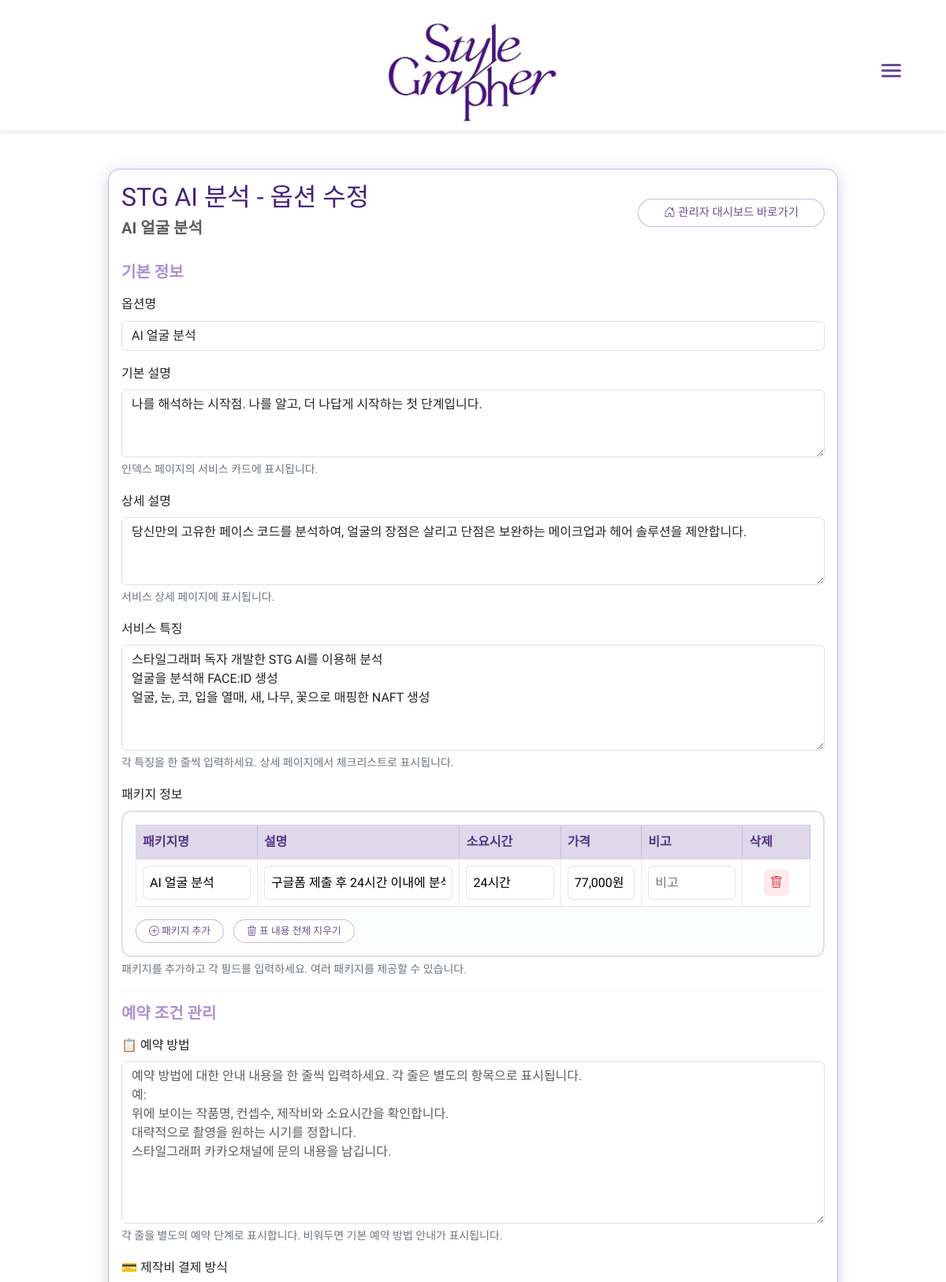
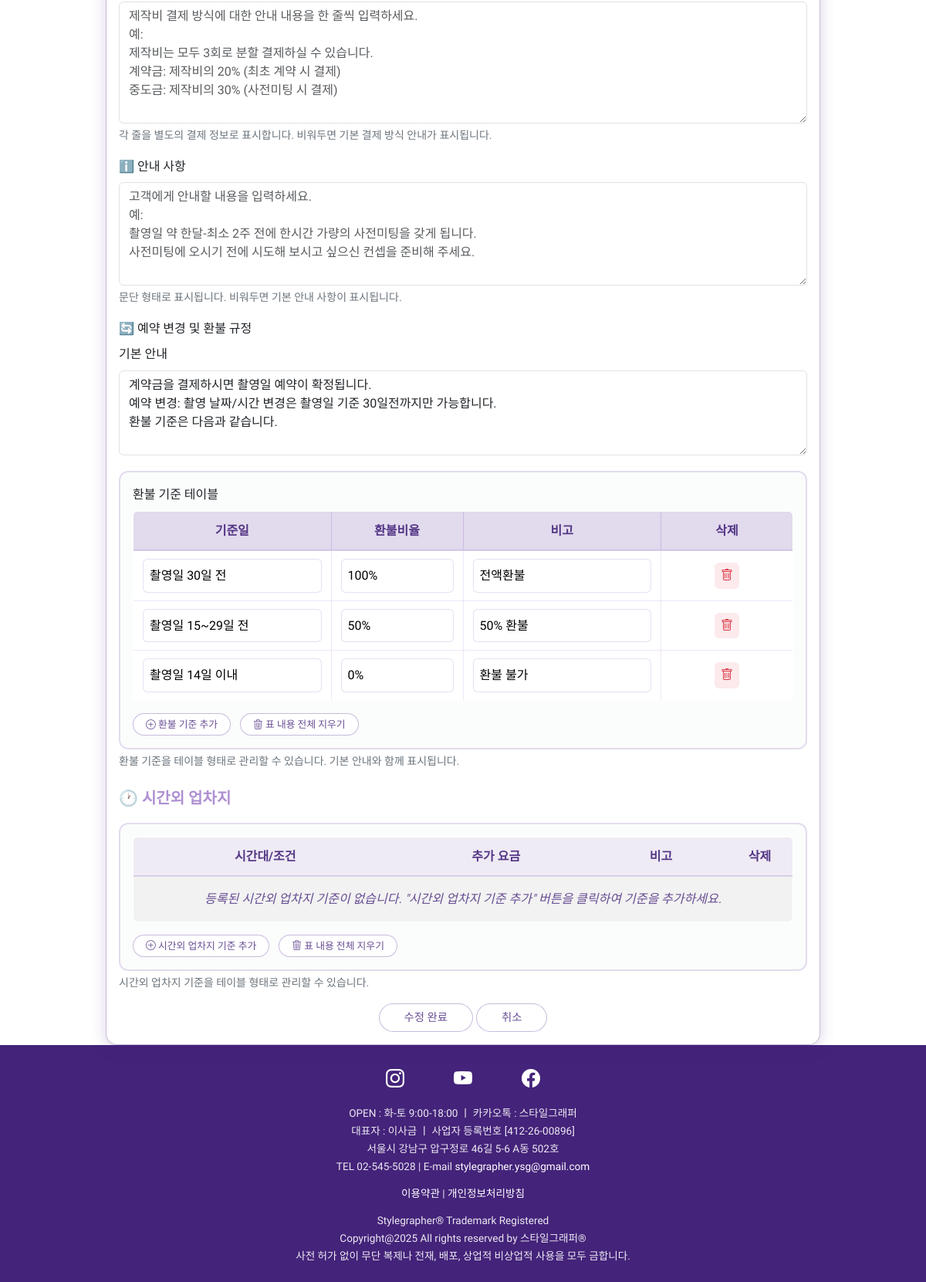
/admin/services/options/1/edit (signed in), run on the app's committed database (2 pictures, top to bottom).
### models.py (models this page shows)
class Service(db.Model):
    id = db.Column(db.Integer, primary_key=True)
    name = db.Column(db.String(100), nullable=False)
    description = db.Column(db.Text, nullable=False)
    category = db.Column(db.String(50))
    details = db.Column(db.Text)  # JSON 형식으로 저장
    packages = db.Column(db.Text)  # JSON 형식으로 저장

class ServiceOption(db.Model):
    id = db.Column(db.Integer, primary_key=True)
    service_id = db.Column(db.Integer, db.ForeignKey('service.id'), nullable=False)
    name = db.Column(db.String(100), nullable=False)
    description = db.Column(db.Text)  # 기본 설명 - index page 카드에 표시
    detailed_description = db.Column(db.Text)  # 상세 설명 - 서비스 상세 페이지에 표시
    details = db.Column(db.Text)  # JSON 형식으로 저장 (상세 내용 리스트)
    packages = db.Column(db.Text)  # JSON 형식으로 저장 (패키지 및 가격 정보)
    booking_method = db.Column(db.Text)  # 예약 방법
    payment_info = db.Column(db.Text)  # 제작비 결제 방식
    guide_info = db.Column(db.Text)  # 안내 사항
    refund_policy = db.Column(db.Text)  # 예약 변경 및 환불 규정 (구 버전 호환용)
    refund_policy_text = db.Column(db.Text)  # 환불 규정 기본 안내
    refund_policy_table = db.Column(db.Text)  # 환불 규정 테이블 데이터
    overtime_charge_table = db.Column(db.Text)  # 시간외 업차지 테이블 데이터
    service = db.relationship('Service', backref=db.backref('options', lazy=True, cascade="all, delete-orphan"))

### routes/admin.py (the view, shortened to what this page needs)
@admin.route('/services/options/<int:option_id>/edit', methods=['GET', 'POST'])
@login_required
def edit_option(option_id):
    option = ServiceOption.query.get_or_404(option_id)
    details_text = ''
    if option.details:
        try:
            details_list = json.loads(option.details)
            details_text = '\n'.join(details_list)
        except:
            details_text = option.details
    packages_text = ''
    if option.packages:
        try:
            packages_list = json.loads(option.packages)
            packages_lines = []
            for package in packages_list:
                line = f"{package.get('name', '')}|{package.get('description', '')}|{package.get('duration', '')}|{package.get('price', '')}|{package.get('notes', '')}"
                packages_lines.append(line)
            packages_text = '\n'.join(packages_lines)
        except:
            packages_text = option.packages
    return render_template('admin/edit_option.html',
                         option=option,
                         details_text=details_text,
                         packages_text=packages_text)

### templates/admin/edit_option.html (shortened to what this page needs)
{% extends "base.html" %}
{% block content %}
<div class="container mt-5">
    <div class="row justify-content-center">
        <div class="col-md-10">
            <div class="card">
                <div class="card-body">
                    <div class="d-flex justify-content-between align-items-center mb-4">
                        <div>
                            <h2 class="card-title">{{ option.service.name }} - 옵션 수정</h2>
                            <h5 class="text-muted">{{ option.name }}</h5>
                        </div>
                        <a href="{{ url_for('admin.dashboard') }}" class="btn btn-outline-primary">
                            <i class="bi bi-house-door"></i> 관리자 대시보드 바로가기
                        </a>
                    </div>
                    <form method="POST">
                        <h5 class="mb-3">기본 정보</h5>
                        <div class="mb-3">
                            <label for="name" class="form-label">옵션명</label>
                            <input type="text" class="form-control" id="name" name="name"
                                   value="{{ option.name }}" required>
                        </div>
                        <div class="mb-3">
                            <label for="description" class="form-label">기본 설명</label>
                            <textarea class="form-control" id="description" name="description" rows="3"
                                      placeholder="인덱스 페이지 카드에 표시될 기본 설명을 입력하세요">{{ option.description or '' }}</textarea>
                            <div class="form-text">인덱스 페이지의 서비스 카드에 표시됩니다.</div>
                        </div>
                        <div class="mb-3">
                            <label for="detailed_description" class="form-label">상세 설명</label>
                            <textarea class="form-control" id="detailed_description" name="detailed_description" rows="3"
                                      placeholder="서비스 상세 페이지에 표시될 자세한 설명을 입력하세요">{{ option.detailed_description or '' }}</textarea>
                            <div class="form-text">서비스 상세 페이지에 표시됩니다.</div>
                        </div>
                        <div class="mb-3">
                            <label for="details" class="form-label">서비스 특징</label>
                            <textarea class="form-control" id="details" name="details" rows="5"
                                      placeholder="각 특징을 한 줄씩 입력하세요&#10;예:&#10;전문 포토그래퍼의 1:1 촬영&#10;헤어메이크업 서비스 포함&#10;온라인 갤러리 제공">{{ details_text or '' }}</textarea>
                            <div class="form-text">각 특징을 한 줄씩 입력하세요. 상세 페이지에서 체크리스트로 표시됩니다.</div>
                        </div>
                        <div class="mb-3">
                            <label class="form-label">패키지 정보</label>
                            <div class="packages-table-container">
                                <table class="table table-bordered packages-table" id="packagesTable">
                                    <thead class="table-light">
                                        <tr>
                                            <th style="width: 18%">패키지명</th>
                                            <th style="width: 30%">설명</th>
                                            <th style="width: 15%">소요시간</th>
                                            <th style="width: 12%">가격</th>
                                            <th style="width: 15%">비고</th>
                                            <th style="width: 10%">삭제</th>
                                        </tr>
                                    </thead>
                                    <tbody id="packagesTableBody">
                                    </tbody>
                                </table>
                                <button type="button" class="btn btn-outline-primary btn-sm" onclick="addPackageRow()">
                                    <i class="bi bi-plus-circle"></i> 패키지 추가
                                </button>
                                <button type="button" class="btn btn-outline-danger btn-sm ms-2" onclick="clearAllPackages()">
                                    <i class="bi bi-trash3"></i> 표 내용 전체 지우기
                                </button>
                            </div>
                            <div class="form-text">패키지를 추가하고 각 필드를 입력하세요. 여러 패키지를 제공할 수 있습니다.</div>
                        </div>
                        <hr>
                        <h5 class="mb-3" id="booking-conditions">예약 조건 관리</h5>
                        <div class="mb-3">
                            <label for="booking_method" class="form-label">📋 예약 방법</label>
                            <textarea class="form-control" id="booking_method" name="booking_method" rows="8"
                                      placeholder="예약 방법에 대한 안내 내용을 한 줄씩 입력하세요. 각 줄은 별도의 항목으로 표시됩니다.&#10;예:&#10;위에 보이는 작품명, 컨셉수, 제작비와 소요시간을 확인합니다.&#10;대략적으로 촬영을 원하는 시기를 정합니다.&#10;스타일그래퍼 카카오채널에 문의 내용을 남깁니다.">{{ option.booking_method or '' }}</textarea>
                            <div class="form-text">각 줄을 별도의 예약 단계로 표시합니다. 비워두면 기본 예약 방법 안내가 표시됩니다.</div>
                        </div>
                        <div class="mb-3">
                            <label for="payment_info" class="form-label">💳 제작비 결제 방식</label>
                            <textarea class="form-control" id="payment_info" name="payment_info" rows="6"
                                      placeholder="제작비 결제 방식에 대한 안내 내용을 한 줄씩 입력하세요.&#10;예:&#10;제작비는 모두 3회로 분할 결제하실 수 있습니다.&#10;계약금: 제작비의 20% (최초 계약 시 결제)&#10;중도금: 제작비의 30% (사전미팅 시 결제)">{{ option.payment_info or '' }}</textarea>
                            <div class="form-text">각 줄을 별도의 결제 정보로 표시합니다. 비워두면 기본 결제 방식 안내가 표시됩니다.</div>
                        </div>
                        <div class="mb-3">
                            <label for="guide_info" class="form-label">ℹ️ 안내 사항</label>
                            <textarea class="form-control" id="guide_info" name="guide_info" rows="5"
                                      placeholder="고객에게 안내할 내용을 입력하세요.&#10;예:&#10;촬영일 약 한달-최소 2주 전에 한시간 가량의 사전미팅을 갖게 됩니다.&#10;사전미팅에 오시기 전에 시도해 보시고 싶으신 컨셉을 준비해 주세요.">{{ option.guide_info or '' }}</textarea>
                            <div class="form-text">문단 형태로 표시됩니다. 비워두면 기본 안내 사항이 표시됩니다.</div>
                        </div>
                        <div class="mb-4">
                            <label class="form-label">🔄 예약 변경 및 환불 규정</label>
                            <div class="mb-3">
                                <label for="refund_policy_text" class="form-label">기본 안내</label>
                                <textarea class="form-control" id="refund_policy_text" name="refund_policy_text" rows="4"
                                          placeholder="환불 규정에 대한 기본 안내를 한 줄씩 입력하세요.&#10;예:&#10;계약금을 결제하시면 촬영일 예약이 확정됩니다.&#10;예약 변경: 촬영 날짜/시간 변경은 촬영일 기준 30일전까지만 가능합니다.">{{ option.refund_policy_text or '' }}</textarea>
                            </div>
                            <div class="refund-table-container">
                                <label class="form-label">환불 기준 테이블</label>
                                <table class="table table-bordered refund-table" id="refundTable">
                                    <thead class="table-light">
                                        <tr>
                                            <th style="width: 30%">기준일</th>
                                            <th style="width: 20%">환불비율</th>
                                            <th style="width: 30%">비고</th>
                                            <th style="width: 20%">삭제</th>
                                        </tr>
                                    </thead>
                                    <tbody id="refundTableBody">
                                    </tbody>
                                </table>
                                <button type="button" class="btn btn-outline-primary btn-sm" onclick="addRefundRow()">
                                    <i class="bi bi-plus-circle"></i> 환불 기준 추가
                                </button>
                                <button type="button" class="btn btn-outline-danger btn-sm ms-2" onclick="clearAllRefundRules()">
                                    <i class="bi bi-trash3"></i> 표 내용 전체 지우기
                                </button>
                            </div>
                            <div class="form-text">환불 기준을 테이블 형태로 관리할 수 있습니다. 기본 안내와 함께 표시됩니다.</div>
                        </div>
                        <div class="mb-3">
                            <h5 class="form-label">🕐 시간외 업차지</h5>
                            <div class="overtime-charge-table-container">
                                <table class="table table-striped overtime-charge-table">
                                    <thead>
                                        <tr>
                                            <th style="width: 40%">시간대/조건</th>
                                            <th style="width: 30%">추가 요금</th>
                                            <th style="width: 20%">비고</th>
                                            <th style="width: 10%">삭제</th>
                                        </tr>
                                    </thead>
                                    <tbody id="overtimeChargeTableBody">
                                    </tbody>
                                </table>
                                <button type="button" class="btn btn-outline-primary btn-sm" onclick="addOvertimeChargeRow()">
                                    <i class="bi bi-plus-circle"></i> 시간외 업차지 기준 추가
                                </button>
                                <button type="button" class="btn btn-outline-danger btn-sm ms-2" onclick="clearAllOvertimeChargeRules()">
                                    <i class="bi bi-trash3"></i> 표 내용 전체 지우기
                                </button>
                            </div>
                            <div class="form-text">시간외 업차지 기준을 테이블 형태로 관리할 수 있습니다.</div>
                        </div>
                        <div class="text-center">
                            <button type="submit" class="btn btn-primary">수정 완료</button>
                            <a href="{{ url_for('admin.list_options', service_id=option.service_id) }}"
                               class="btn btn-secondary">취소</a>
                        </div>
                    </form>
                </div>
            </div>
        </div>
    </div>
</div>
<link rel="stylesheet" href="https://cdn.jsdelivr.net/npm/bootstrap-icons@1.7.2/font/bootstrap-icons.css">
{% endblock %}

### data on the page
Service: service.name "STG AI 분석"
ServiceOption: name "AI 얼굴 분석", description "나를 해석하는 시작점. 나를 알고, 더 나답게 시작하는 첫 단계입니다.", detailed_description "당신만의 고유한 페이스 코드를 분석하여, 얼굴의 장점은 살리고 단점은 보완하는 메이크업과 헤어 솔루션을 제안합니다.", refund_policy_text "계약금을 결제하시면 촬영일 예약이 확정됩니다. 예약 변경: 촬영 날짜/시간 변경은 촬영일 기준 30일전까지만 가능합니다. 환불 기준은 다음과 같습니다."
